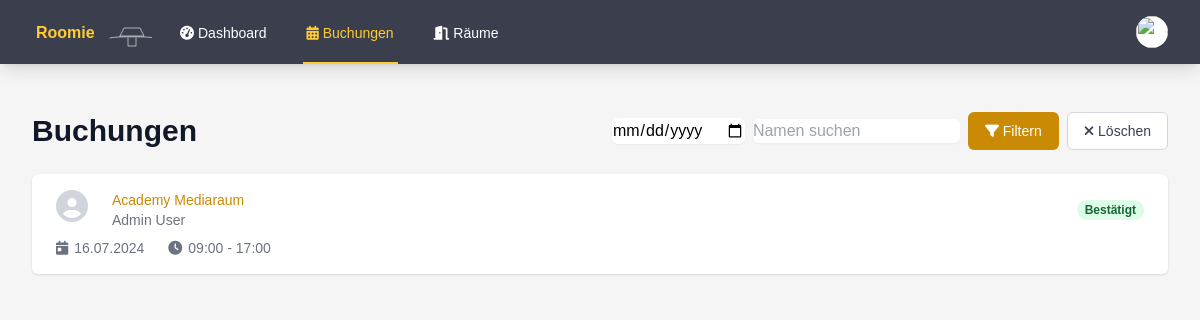
The page /bookings.php (signed in) on the database its author committed.
### tables this page shows
CREATE TABLE bookings (
        id INTEGER PRIMARY KEY AUTOINCREMENT,
        user_id INTEGER,
        room_id INTEGER,
        seat_id INTEGER,
        date TEXT NOT NULL,
        start_time TEXT NOT NULL,
        end_time TEXT NOT NULL,
        FOREIGN KEY (user_id) REFERENCES users(id),
        FOREIGN KEY (room_id) REFERENCES rooms(id),
        FOREIGN KEY (seat_id) REFERENCES seats(id)
    );

CREATE TABLE rooms (
        id INTEGER PRIMARY KEY AUTOINCREMENT,
        name TEXT NOT NULL,
        number TEXT,
        type TEXT NOT NULL,
        capacity INTEGER DEFAULT 0,
        is_favorite INTEGER DEFAULT 0,
        equipment TEXT,
        grid_position INTEGER
    );

CREATE TABLE users (
        id INTEGER PRIMARY KEY AUTOINCREMENT,
        name TEXT NOT NULL,
        email TEXT UNIQUE NOT NULL,
        password TEXT NOT NULL,
        is_admin INTEGER DEFAULT 0,
        profile_image VARCHAR(255),
        notifications BOOLEAN DEFAULT 0,
        created_at DATETIME DEFAULT CURRENT_TIMESTAMP
    );

### bookings.php (the view, shortened to what this page needs)
<?php
$current_page = basename($_SERVER['PHP_SELF']);
$filterDate = $_GET['date'] ?? null;
$searchName = $_GET['search'] ?? '';
$currentDate = date('Y-m-d');
try {
    $db = getDatabaseConnection();
    $query = 'SELECT b.id, r.name as room_name, b.date, b.start_time, b.end_time, u.name as user_name, u.email as user_email, u.profile_image, u.id as user_id
              FROM bookings b
              JOIN rooms r ON b.room_id = r.id
              JOIN users u ON b.user_id = u.id
              WHERE b.date >= :current_date';
    $params = ['current_date' => $currentDate];
    $query .= ' ORDER BY b.date ASC, b.start_time ASC';
    $stmt = $db->prepare($query);
    $stmt->execute($params);
    $bookings = $stmt->fetchAll(PDO::FETCH_ASSOC);
} catch (PDOException $e) {
    $error = "Datenbankfehler: " . $e->getMessage();
}
function formatGermanDate($date)
{
    return date('d.m.Y', strtotime($date));
}
?>
<!DOCTYPE html>
<html lang="de">
<head>
    <script src="https://cdn.tailwindcss.com"></script>
    <link rel="stylesheet" href="styles.css">
    <link rel="stylesheet" href="https://cdnjs.cloudflare.com/ajax/libs/font-awesome/6.1.1/css/all.min.css">
</head>
<body class="bg-custom-background">
    <nav class="bg-custom-nav shadow-lg" x-data="{ open: false }">
        <div class="max-w-7xl mx-auto px-4 sm:px-6 lg:px-8">
            <div class="flex justify-between h-16">
                <div class="flex">
                    <div class="flex-shrink-0 flex items-center">
                        <a href="index.php">
                            <img class="h-8 w-auto" src="test.svg" alt="Roomie Logo">
                        </a>
                    </div>
                    <div class="hidden sm:ml-6 sm:flex sm:space-x-8">
                        <a href="index.php" class="inline-flex items-center px-1 pt-1 border-b-2 text-sm font-medium <?php echo $current_page == 'index.php' ? 'active' : 'inactive'; ?>">
                            <i class="fas fa-tachometer-alt mr-1"></i>Dashboard
                        </a>
                        <a href="bookings.php" class="inline-flex items-center px-1 pt-1 border-b-2 text-sm font-medium <?php echo $current_page == 'bookings.php' ? 'active' : 'inactive'; ?>">
                            <i class="fas fa-calendar-alt mr-1"></i>Buchungen
                        </a>
                        <a href="rooms.php" class="inline-flex items-center px-1 pt-1 border-b-2 text-sm font-medium <?php echo $current_page == 'rooms.php' ? 'active' : 'inactive'; ?>">
                            <i class="fas fa-door-open mr-1"></i>Räume
                        </a>
                    </div>
                </div>
                <div class="hidden sm:ml-6 sm:flex sm:items-center">
                    <div class="ml-3 relative" x-data="{ open: false }">
                        <div>
                            <button @click="open = !open" class="bg-white rounded-full flex text-sm focus:outline-none focus:ring-2 focus:ring-offset-2 focus:ring-yellow-500" id="user-menu" aria-haspopup="true" x-bind:aria-expanded="open">
                                <img class="h-8 w-8 rounded-full" src="https://images.unsplash.com/photo-1472099645785-5658abf4ff4e?ixlib=rb-1.2.1&ixid=eyJhcHBfaWQiOjEyMDd9&auto=format&fit=facearea&facepad=2&w=256&h=256&q=80" alt="">
                            </button>
                        </div>
                    </div>
                </div>
            </div>
        </div>
    </nav>
    <div class="max-w-7xl mx-auto py-6 sm:px-6 lg:px-8">
        <div class="px-4 py-6 sm:px-0">
            <div class="flex flex-col sm:flex-row justify-between items-center mb-6">
                <h1 class="text-3xl font-bold text-gray-900">Buchungen</h1>
                <form action="" method="GET" class="filter-container space-y-2 sm:space-y-0 sm:space-x-2 flex items-center">
                    <input type="date" name="date" id="date" value="<?php echo $filterDate; ?>" class="border-gray-300 rounded-md shadow-sm focus:ring-yellow-500 focus:border-yellow-500 w-full sm:w-auto" placeholder="Datum">
                    <input type="text" name="search" id="search" value="<?php echo htmlspecialchars($searchName); ?>" placeholder="Namen suchen" class="border-gray-300 rounded-md shadow-sm focus:ring-yellow-500 focus:border-yellow-500 w-full sm:w-auto">
                    <button type="submit" class="inline-flex items-center px-4 py-2 border border-transparent text-sm font-medium rounded-md text-white bg-yellow-600 hover:bg-yellow-700 focus:outline-none focus:ring-2 focus:ring-offset-2 focus:ring-yellow-500 w-full sm:w-auto">
                        <i class="fas fa-filter"></i>&nbsp;Filtern
                    </button>
                    <a href="bookings.php" class="inline-flex items-center px-4 py-2 border border-gray-300 text-sm font-medium rounded-md text-gray-700 bg-white hover:bg-gray-50 focus:outline-none focus:ring-2 focus:ring-offset-2 focus:ring-yellow-500 w-full sm:w-auto">
                        <i class="fas fa-times"></i>&nbsp;Löschen
                    </a>
                </form>
            </div>
            <?php if (empty($bookings)) : ?>
                <p class="text-gray-600">Keine Buchungen gefunden.</p>
            <?php else : ?>
                <div class="bg-white shadow overflow-hidden sm:rounded-md">
                    <ul class="divide-y divide-gray-200">
                        <?php foreach ($bookings as $booking) : ?>
                            <li>
                                <div class="px-4 py-4 sm:px-6">
                                    <div class="flex items-center justify-between">
                                        <div class="flex items-center">
                                            <div class="flex-shrink-0 h-10 w-10">
                                                <?php if (!empty($booking['profile_image'])) : ?>
                                                    <img class="h-10 w-10 rounded-full" src="uploads/<?php echo htmlspecialchars($booking['profile_image']); ?>" alt="">
                                                <?php else : ?>
                                                    <i class="fas fa-user-circle fa-2x text-gray-300"></i>
                                                <?php endif; ?>
                                            </div>
                                            <div class="ml-4">
                                                <p class="text-sm font-medium text-yellow-600 truncate">
                                                    <?php echo htmlspecialchars($booking['room_name']); ?>
                                                </p>
                                                <p class="text-sm text-gray-500">
                                                    <?php echo htmlspecialchars($booking['user_name']); ?>
                                                </p>
                                            </div>
                                        </div>
                                        <div class="ml-2 flex-shrink-0 flex">
                                            <p class="px-2 inline-flex text-xs leading-5 font-semibold rounded-full bg-green-100 text-green-800">
                                                Bestätigt
                                            </p>
                                        </div>
                                    </div>
                                    <div class="mt-2 sm:flex sm:justify-between">
                                        <div class="sm:flex">
                                            <p class="flex items-center text-sm text-gray-500">
                                                <i class="fas fa-calendar-day mr-1.5"></i>
                                                <?php echo formatGermanDate($booking['date']); ?>
                                            </p>
                                            <p class="mt-2 flex items-center text-sm text-gray-500 sm:mt-0 sm:ml-6">
                                                <i class="fas fa-clock mr-1.5"></i>
                                                <?php echo htmlspecialchars($booking['start_time'] . ' - ' . $booking['end_time']); ?>
                                            </p>
                                        </div>
                                    </div>
                                </div>
                            </li>
                        <?php endforeach; ?>
                    </ul>
                </div>
            <?php endif; ?>
        </div>
    </div>
</body>
</html>

### styles.css (style rules this page uses)
.active { color: #ffcc33 !important; border-color: #ffcc33 !important; }
.inactive { color: #fff !important; border-color: transparent !important; }
body { font-family: 'Source Sans 3', sans-serif; }
.bg-custom-nav { background-color: #3b3e4d; }
.bg-custom-background { background-color: #f5f5f5; }
.filter-container { display: flex; flex-direction: column; width: 100%; }
@media (min-width: 640px) { .filter-container { flex-direction: row; width: auto; } }

### rows shown on the page
bookings: room.name "Academy Mediaraum", user.name "Admin User", date "16.07.2024", start_time+end_time "09:00 - 17:00"
